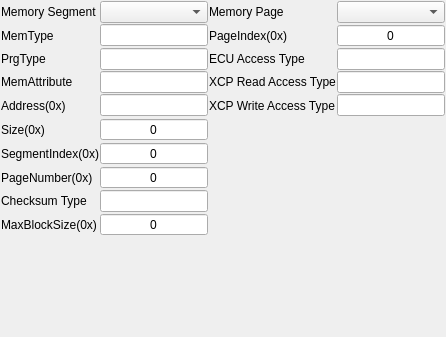
     <widget class="QWidget" name="tab_6">
      <attribute name="title">
       <string>存储信息</string>
      </attribute>
      <layout class="QGridLayout" name="gridLayout_9">
       <property name="leftMargin">
        <number>1</number>
       </property>
       <property name="topMargin">
        <number>1</number>
       </property>
       <property name="rightMargin">
        <number>1</number>
       </property>
       <property name="bottomMargin">
        <number>1</number>
       </property>
       <property name="spacing">
        <number>1</number>
       </property>
       <item row="0" column="0">
        <layout class="QGridLayout" name="gridLayout_8" rowstretch="0,0,0,0,0,0,0,0,0,0,0,2" rowminimumheight="0,0,0,0,0,0,0,0,0,0,0,2">
         <item row="1" column="3">
          <widget class="QLabel" name="label_28">
           <property name="font">
            <font>
             <family>Microsoft YaHei UI</family>
             <pointsize>9</pointsize>
             <weight>50</weight>
             <italic>false</italic>
             <bold>false</bold>
            </font>
           </property>
           <property name="text">
            <string>PageIndex(0x)</string>
           </property>
           <property name="alignment">
            <set>Qt::AlignLeading|Qt::AlignLeft|Qt::AlignVCenter</set>
           </property>
          </widget>
         </item>
         <item row="1" column="4">
          <widget class="HexSpinBox" name="sb_PageIndex">
           <property name="font">
            <font>
             <family>Microsoft YaHei UI</family>
             <pointsize>9</pointsize>
             <weight>50</weight>
             <italic>false</italic>
             <bold>false</bold>
            </font>
           </property>
           <property name="alignment">
            <set>Qt::AlignCenter</set>
           </property>
           <property name="readOnly">
            <bool>true</bool>
           </property>
           <property name="buttonSymbols">
            <enum>QAbstractSpinBox::NoButtons</enum>
           </property>
           <property name="maximum">
            <number>999999999</number>
           </property>
           <property name="displayIntegerBase">
            <number>10</number>
           </property>
          </widget>
         </item>
         <item row="7" column="2">
          <widget class="HexSpinBox" name="sb_SegmentIndex">
           <property name="font">
            <font>
             <family>Microsoft YaHei UI</family>
             <pointsize>9</pointsize>
             <weight>50</weight>
             <italic>false</italic>
             <bold>false</bold>
            </font>
           </property>
           <property name="alignment">
            <set>Qt::AlignCenter</set>
           </property>
           <property name="readOnly">
            <bool>true</bool>
           </property>
           <property name="buttonSymbols">
            <enum>QAbstractSpinBox::NoButtons</enum>
           </property>
           <property name="maximum">
            <number>999999999</number>
           </property>
           <property name="displayIntegerBase">
            <number>10</number>
           </property>
          </widget>
         </item>
         <item row="3" column="2">
          <widget class="QLineEdit" name="le_MemAttr">
           <property name="font">
            <font>
             <family>Microsoft YaHei UI</family>
             <pointsize>9</pointsize>
             <weight>50</weight>
             <italic>false</italic>
             <bold>false</bold>
            </font>
           </property>
           <property name="alignment">
            <set>Qt::AlignCenter</set>
           </property>
           <property name="readOnly">
            <bool>true</bool>
           </property>
          </widget>
         </item>
         <item row="2" column="4">
          <widget class="QLineEdit" name="le_EcuAccessType">
           <property name="font">
            <font>
             <family>Microsoft YaHei UI</family>
             <pointsize>9</pointsize>
             <weight>50</weight>
             <italic>false</italic>
             <bold>false</bold>
            </font>
           </property>
           <property name="alignment">
            <set>Qt::AlignLeading|Qt::AlignLeft|Qt::AlignVCenter</set>
           </property>
           <property name="readOnly">
            <bool>true</bool>
           </property>
          </widget>
         </item>
         <item row="3" column="0" colspan="2">
          <widget class="QLabel" name="label_24">
           <property name="font">
            <font>
             <family>Microsoft YaHei UI</family>
             <pointsize>9</pointsize>
             <weight>50</weight>
             <italic>false</italic>
             <bold>false</bold>
            </font>
           </property>
           <property name="text">
            <string>MemAttribute</string>
           </property>
          </widget>
         </item>
         <item row="0" column="4">
          <widget class="QComboBox" name="cb_MemPageList">
           <property name="font">
            <font>
             <family>Microsoft YaHei UI</family>
             <pointsize>9</pointsize>
             <weight>50</weight>
             <italic>false</italic>
             <bold>false</bold>
            </font>
           </property>
          </widget>
         </item>
         <item row="10" column="2">
          <widget class="HexSpinBox" name="sb_MaxBlockSize">
           <property name="font">
            <font>
             <family>Microsoft YaHei UI</family>
             <pointsize>9</pointsize>
             <weight>50</weight>
             <italic>false</italic>
             <bold>false</bold>
            </font>
           </property>
           <property name="alignment">
            <set>Qt::AlignCenter</set>
           </property>
           <property name="readOnly">
            <bool>true</bool>
           </property>
           <property name="buttonSymbols">
            <enum>QAbstractSpinBox::NoButtons</enum>
           </property>
           <property name="maximum">
            <number>999999999</number>
           </property>
           <property name="displayIntegerBase">
            <number>10</number>
           </property>
          </widget>
         </item>
         <item row="9" column="0" colspan="2">
          <widget class="QLabel" name="label_32">
           <property name="font">
            <font>
             <family>Microsoft YaHei UI</family>
             <pointsize>9</pointsize>
             <weight>50</weight>
             <italic>false</italic>
             <bold>false</bold>
            </font>
           </property>
           <property name="text">
            <string>Checksum Type</string>
           </property>
          </widget>
         </item>
         <item row="10" column="0" colspan="2">
          <widget class="QLabel" name="label_33">
           <property name="font">
            <font>
             <family>Microsoft YaHei UI</family>
             <pointsize>9</pointsize>
             <weight>50</weight>
             <italic>false</italic>
             <bold>false</bold>
            </font>
           </property>
           <property name="text">
            <string>MaxBlockSize(0x)</string>
           </property>
           <property name="alignment">
            <set>Qt::AlignLeading|Qt::AlignLeft|Qt::AlignVCenter</set>
           </property>
          </widget>
         </item>
         <item row="0" column="3">
          <widget class="QLabel" name="label_21">
           <property name="font">
            <font>
             <family>Microsoft YaHei UI</family>
             <pointsize>9</pointsize>
             <weight>50</weight>
             <italic>false</italic>
             <bold>false</bold>
            </font>
           </property>
           <property name="text">
            <string>Memory Page</string>
           </property>
          </widget>
         </item>
         <item row="6" column="2">
          <widget class="HexSpinBox" name="sb_MemSize">
           <property name="font">
            <font>
             <family>Microsoft YaHei UI</family>
             <pointsize>9</pointsize>
             <weight>50</weight>
             <italic>false</italic>
             <bold>false</bold>
            </font>
           </property>
           <property name="alignment">
            <set>Qt::AlignCenter</set>
           </property>
           <property name="readOnly">
            <bool>true</bool>
           </property>
           <property name="buttonSymbols">
            <enum>QAbstractSpinBox::NoButtons</enum>
           </property>
           <property name="maximum">
            <number>999999999</number>
           </property>
           <property name="displayIntegerBase">
            <number>10</number>
           </property>
          </widget>
         </item>
         <item row="8" column="2">
          <widget class="HexSpinBox" name="sb_PageNumber">
           <property name="font">
            <font>
             <family>Microsoft YaHei UI</family>
             <pointsize>9</pointsize>
             <weight>50</weight>
             <italic>false</italic>
             <bold>false</bold>
            </font>
           </property>
           <property name="alignment">
            <set>Qt::AlignCenter</set>
           </property>
           <property name="readOnly">
            <bool>true</bool>
           </property>
           <property name="buttonSymbols">
            <enum>QAbstractSpinBox::NoButtons</enum>
           </property>
           <property name="maximum">
            <number>999999999</number>
           </property>
           <property name="displayIntegerBase">
            <number>10</number>
           </property>
          </widget>
         </item>
         <item row="3" column="4">
          <widget class="QLineEdit" name="le_XcpReadAccessType">
           <property name="font">
            <font>
             <family>Microsoft YaHei UI</family>
             <pointsize>9</pointsize>
             <weight>50</weight>
             <italic>false</italic>
             <bold>false</bold>
            </font>
           </property>
           <property name="alignment">
            <set>Qt::AlignLeading|Qt::AlignLeft|Qt::AlignVCenter</set>
           </property>
           <property name="readOnly">
            <bool>true</bool>
           </property>
          </widget>
         </item>
         <item row="4" column="0" rowspan="2" colspan="2">
          <widget class="QLabel" name="label_22">
           <property name="font">
            <font>
             <family>Microsoft YaHei UI</family>
             <pointsize>9</pointsize>
             <weight>50</weight>
             <italic>false</italic>
             <bold>false</bold>
            </font>
           </property>
           <property name="text">
            <string>Address(0x)</string>
           </property>
           <property name="alignment">
            <set>Qt::AlignLeading|Qt::AlignLeft|Qt::AlignVCenter</set>
           </property>
          </widget>
         </item>
         <item row="4" column="3" rowspan="2">
          <widget class="QLabel" name="label_31">
           <property name="font">
            <font>
             <family>Microsoft YaHei UI</family>
             <pointsize>9</pointsize>
             <weight>50</weight>
             <italic>false</italic>
             <bold>false</bold>
            </font>
           </property>
           <property name="text">
            <string>XCP Write Access Type</string>
           </property>
          </widget>
         </item>
         <item row="6" column="0" colspan="2">
          <widget class="QLabel" name="label_23">
           <property name="font">
            <font>
             <family>Microsoft YaHei UI</family>
             <pointsize>9</pointsize>
             <weight>50</weight>
             <italic>false</italic>
             <bold>false</bold>
            </font>
           </property>
           <property name="text">
            <string>Size(0x)</string>
           </property>
           <property name="alignment">
            <set>Qt::AlignLeading|Qt::AlignLeft|Qt::AlignVCenter</set>
           </property>
          </widget>
         </item>
         <item row="2" column="3">
          <widget class="QLabel" name="label_29">
           <property name="font">
            <font>
             <family>Microsoft YaHei UI</family>
             <pointsize>9</pointsize>
             <weight>50</weight>
             <italic>false</italic>
             <bold>false</bold>
            </font>
           </property>
           <property name="text">
            <string>ECU Access Type</string>
           </property>
          </widget>
         </item>
         <item row="1" column="0" colspan="2">
          <widget class="QLabel" name="label_11">
           <property name="font">
            <font>
             <family>Microsoft YaHei UI</family>
             <pointsize>9</pointsize>
             <weight>50</weight>
             <italic>false</italic>
             <bold>false</bold>
            </font>
           </property>
           <property name="text">
            <string>MemType</string>
           </property>
          </widget>
         </item>
         <item row="2" column="0" colspan="2">
          <widget class="QLabel" name="label_25">
           <property name="font">
            <font>
             <family>Microsoft YaHei UI</family>
             <pointsize>9</pointsize>
             <weight>50</weight>
             <italic>false</italic>
             <bold>false</bold>
            </font>
           </property>
           <property name="text">
            <string>PrgType</string>
           </property>
          </widget>
         </item>
         <item row="1" column="2">
          <widget class="QLineEdit" name="le_MemType">
           <property name="font">
            <font>
             <family>Microsoft YaHei UI</family>
             <pointsize>9</pointsize>
             <weight>50</weight>
             <italic>false</italic>
             <bold>false</bold>
            </font>
           </property>
           <property name="alignment">
            <set>Qt::AlignCenter</set>
           </property>
           <property name="readOnly">
            <bool>true</bool>
           </property>
          </widget>
         </item>
         <item row="7" column="0" colspan="2">
          <widget class="QLabel" name="label_27">
           <property name="font">
            <font>
             <family>Microsoft YaHei UI</family>
             <pointsize>9</pointsize>
             <weight>50</weight>
             <italic>false</italic>
             <bold>false</bold>
            </font>
           </property>
           <property name="text">
            <string>SegmentIndex(0x)</string>
           </property>
           <property name="alignment">
            <set>Qt::AlignLeading|Qt::AlignLeft|Qt::AlignVCenter</set>
           </property>
          </widget>
         </item>
         <item row="2" column="2">
          <widget class="QLineEdit" name="le_PrgType">
           <property name="font">
            <font>
             <family>Microsoft YaHei UI</family>
             <pointsize>9</pointsize>
             <weight>50</weight>
             <italic>false</italic>
             <bold>false</bold>
            </font>
           </property>
           <property name="alignment">
            <set>Qt::AlignCenter</set>
           </property>
           <property name="readOnly">
            <bool>true</bool>
           </property>
          </widget>
         </item>
         <item row="3" column="3">
          <widget class="QLabel" name="label_30">
           <property name="font">
            <font>
             <family>Microsoft YaHei UI</family>
             <pointsize>9</pointsize>
             <weight>50</weight>
             <italic>false</italic>
             <bold>false</bold>
            </font>
           </property>
           <property name="text">
            <string>XCP Read Access Type</string>
           </property>
          </widget>
         </item>
         <item row="0" column="0" colspan="2">
          <widget class="QLabel" name="label_20">
           <property name="font">
            <font>
             <family>Microsoft YaHei UI</family>
             <pointsize>9</pointsize>
             <weight>50</weight>
             <italic>false</italic>
             <bold>false</bold>
            </font>
           </property>
           <property name="text">
            <string>Memory Segment</string>
           </property>
          </widget>
         </item>
         <item row="4" column="4" rowspan="2">
          <widget class="QLineEdit" name="le_XcpWriteAccessType">
           <property name="font">
            <font>
             <family>Microsoft YaHei UI</family>
             <pointsize>9</pointsize>
             <weight>50</weight>
             <italic>false</italic>
             <bold>false</bold>
            </font>
           </property>
           <property name="alignment">
            <set>Qt::AlignLeading|Qt::AlignLeft|Qt::AlignVCenter</set>
           </property>
           <property name="readOnly">
            <bool>true</bool>
           </property>
          </widget>
         </item>
         <item row="9" column="2">
          <widget class="QLineEdit" name="le_ChecksumType">
           <property name="font">
            <font>
             <family>Microsoft YaHei UI</family>
             <pointsize>9</pointsize>
             <weight>50</weight>
             <italic>false</italic>
             <bold>false</bold>
            </font>
           </property>
           <property name="alignment">
            <set>Qt::AlignCenter</set>
           </property>
           <property name="readOnly">
            <bool>true</bool>
           </property>
          </widget>
         </item>
         <item row="0" column="2">
          <widget class="QComboBox" name="cb_MemSegList">
           <property name="font">
            <font>
             <family>Microsoft YaHei UI</family>
             <pointsize>9</pointsize>
             <weight>50</weight>
             <italic>false</italic>
             <bold>false</bold>
            </font>
           </property>
          </widget>
         </item>
         <item row="8" column="0" colspan="2">
          <widget class="QLabel" name="label_26">
           <property name="font">
            <font>
             <family>Microsoft YaHei UI</family>
             <pointsize>9</pointsize>
             <weight>50</weight>
             <italic>false</italic>
             <bold>false</bold>
            </font>
           </property>
           <property name="text">
            <string>PageNumber(0x)</string>
           </property>
           <property name="alignment">
            <set>Qt::AlignLeading|Qt::AlignLeft|Qt::AlignVCenter</set>
           </property>
          </widget>
         </item>
         <item row="11" column="2">
          <spacer name="verticalSpacer">
           <property name="orientation">
            <enum>Qt::Vertical</enum>
           </property>
           <property name="sizeHint" stdset="0">
            <size>
             <width>20</width>
             <height>100</height>
            </size>
           </property>
          </spacer>
         </item>
         <item row="4" column="2">
          <widget class="QLineEdit" name="le_MemStartAddress">
           <property name="font">
            <font>
             <family>Microsoft YaHei UI</family>
             <pointsize>9</pointsize>
             <weight>50</weight>
             <italic>false</italic>
             <bold>false</bold>
            </font>
           </property>
           <property name="alignment">
            <set>Qt::AlignCenter</set>
           </property>
           <property name="readOnly">
            <bool>true</bool>
           </property>
          </widget>
         </item>
        </layout>
       </item>
      </layout>
     </widget>
